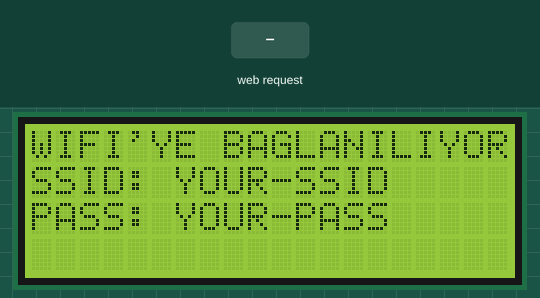
A sketch run on a simulated ESP8266 (NodeMCU). On the bench: 20×4 character LCD. The test bench sets the inputs (shaded band). WiFi joins after 1.5 s; servers stay silent unless stated.

Above: at 0.2 s.
At 3.9 s:
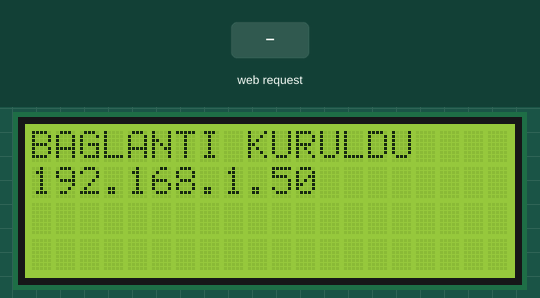
4.0 s: HTTP request GET /degistir received
At 5.2 s:
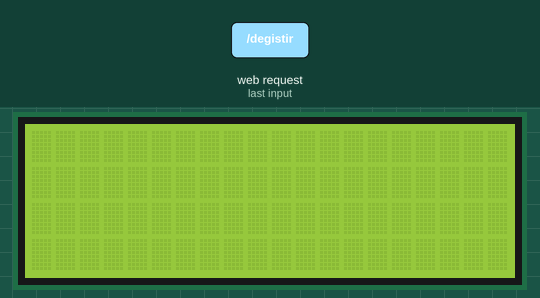
5.5 s: HTTP request GET /degistir?satir0=1 received
Timing chart, 0 to 8.5 s (numbered marks = the images above; inputs shaded):
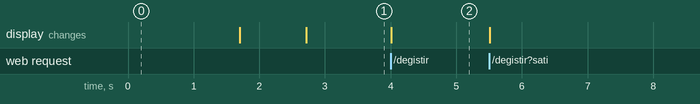

Measured:
- after the input at 4.0 s, the display: changes at once (image 2)

The sketch:

main.ino
```cpp
#include <LiquidCrystal_I2C.h>
#include <ESP8266WiFi.h>
#include <ESP8266WebServer.h>

ESP8266WebServer server(80);
LiquidCrystal_I2C lcd(0x27, 20, 4);

const String wSSID = "YOUR-SSID";
const String wPASS = "YOUR-PASS";

String satir0 = "";
String satir1 = "";
String satir2 = "";
String satir3 = "";

void setup() {
  Serial.begin(115200);
  Serial.println();
  lcd.begin(20,4);
  lcd.init();
  lcd.backlight();
  wifiConnect();
  server.on("/",rootPageHandler);
  server.on("/degistir",degistirPageHandler);
  server.begin();
}

void loop() {
  server.handleClient();

}

void rootPageHandler(){
  String icerik = "<html lang=\"tr\"> <head> <meta charset=\"UTF-8\"> <meta name=\"viewport\" content=\"width=device-width, initial-scale=1.0\"> <title>LCD Control</title> <style> body{background-color: #424342;} form{ display: flex; flex-direction: column; align-items: center; background-color: #256D1B; width: 300px; height: 300px; border-radius: 20px; } input{ margin-bottom: 5px; height: 30px; border-radius: 10px; border: none; padding: 5px; } input:focus{ border: none; background-color: white; } h2{ color: #1EFC1E; font-family: Arial, Helvetica, sans-serif; font-size: 30px; text-shadow: black 0px 1px 3px; letter-spacing: 4px; } .buton{ width: 100px; margin-top: 5px; } span{ margin-top: 10px; color: #149911; } </style> </head> <body> <center> <form action=\"/degistir\" method=\"get\"> <h2>LCD Control</h2> <input type=\"text\" name=\"satir0\" maxlength=\"20\" placeholder=\"Satir 0\" value=\"" + satir0 + "\"> <input type=\"text\" name=\"satir1\" maxlength=\"20\" placeholder=\"Satir 1\" value=\"" + satir1 + "\"> <input type=\"text\" name=\"satir2\" maxlength=\"20\" placeholder=\"Satir 2\" value=\"" + satir2 + "\"> <input type=\"text\" name=\"satir3\" maxlength=\"20\" placeholder=\"Satir 3\" value=\"" + satir3 + "\"> <input class=\"buton\" type=\"submit\" value=\"Değiştir\"> <span>by neux</span> </form> </center> </body> </html>";
  server.send(200,"text/html",icerik);
}

void degistirPageHandler(){
  lcd.clear();
  satir0 = server.arg("satir0");
  satir1 = server.arg("satir1");
  satir2 = server.arg("satir2");
  satir3 = server.arg("satir3");
  lcd.setCursor(0,0);
  lcd.print(satir0);
  lcd.setCursor(0,1);
  lcd.print(satir1);
  lcd.setCursor(0,2);
  lcd.print(satir2);
  lcd.setCursor(0,3);
  lcd.print(satir3);
  server.sendHeader("Location","/");
  server.send(301,"text/html","");
}

void wifiConnect(){
  WiFi.begin(wSSID,wPASS);
  lcd.clear();
  lcd.setCursor(0,0);
  lcd.print("WIFI'YE BAGLANILIYOR");
  lcd.setCursor(0,1);
  lcd.print("SSID: " + wSSID);
  lcd.setCursor(0,2);
  lcd.print("PASS: " + wPASS);
  while(WiFi.waitForConnectResult() != WL_CONNECTED){
    lcd.clear();
    lcd.setCursor(0,0);
    lcd.print("BAGLANILAMADI!");
    lcd.setCursor(0,1);
    lcd.print("RESTART ATILIYOR");
    delay(500);
    ESP.restart();
  }
  lcd.clear();
  lcd.setCursor(0,0);
  lcd.print("BAGLANTI KURULDU ");
  delay(1000);
  lcd.setCursor(0,1);
  lcd.print(WiFi.localIP());
}
```
